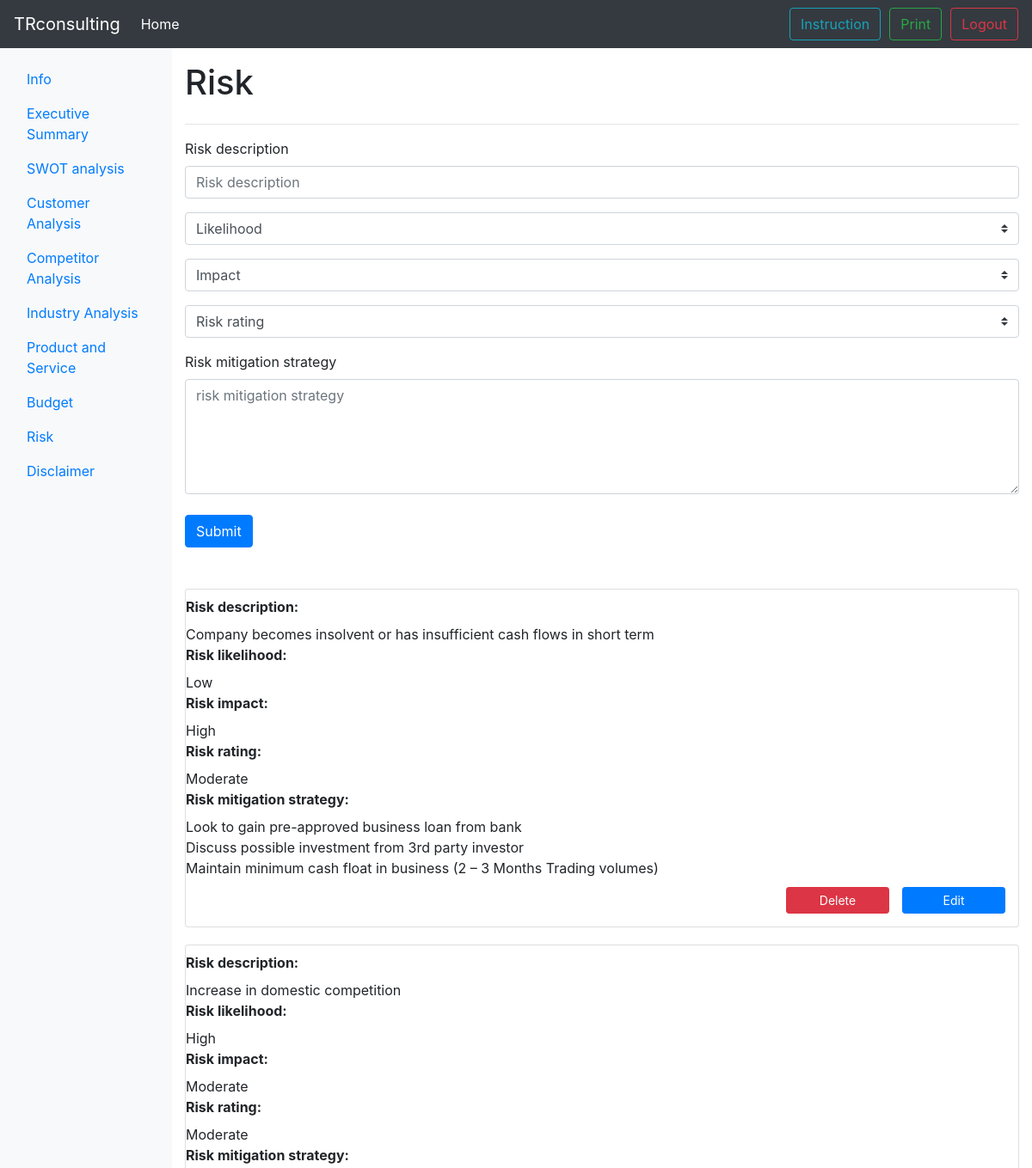
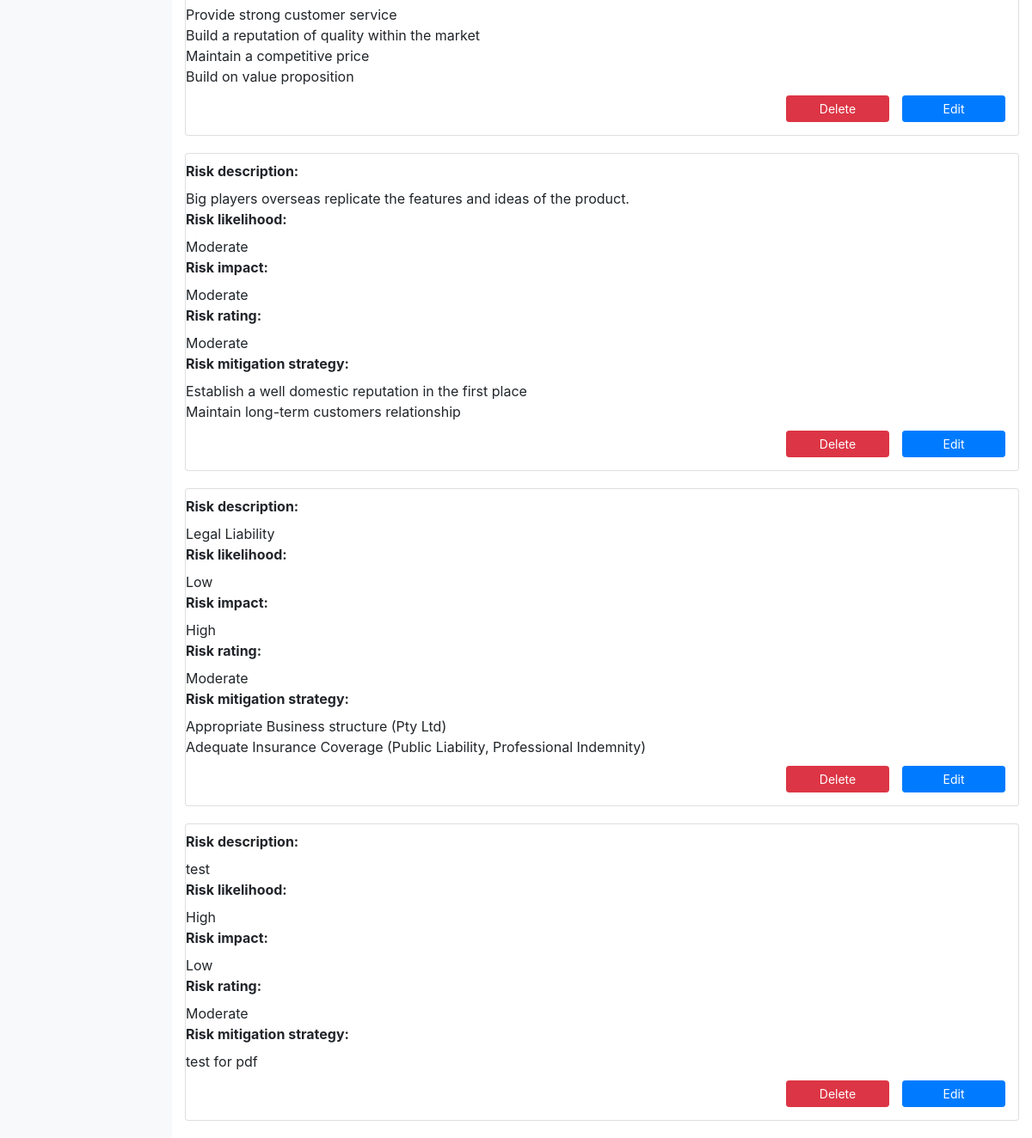
The page /1/risk (signed in) on the database its author committed (2 pictures, top to bottom).
### tables this page shows
CREATE TABLE RISK(pid INTEGER, did INTEGER PRIMARY KEY, des TEXT NOT NULL, likelihood VARCHAR NOT NULL, impact VARCHAR NOT NULL, rating VARCHAR NOT NULL, strat TEXT NOT NULL);

### bpb.py (the view)
@app.route('/<int:pid>/risk',methods=['GET','POST'])
def risk(pid):
	if 'logged_in' in session:
		if (session['logged_in'] == True):
			if request.method == 'GET':
				data = db_func.select_risk('risk',pid)
				return render_template('risk.html', data=data)
			if request.method == 'POST':
				des = request.form['des']
				likelihood = request.form['likelihood']
				impact = request.form['impact']
				rating = request.form['rating']
				strat = request.form['strat']
				db_func.insert_risk('risk',pid,des,likelihood,impact,rating,strat)
				flash('successfully insert !')
				return redirect('/%d/risk' % pid)
		else:
			return redirect(url_for('login'))
	else:
		return redirect(url_for('login'))

### db_func.py (called while the page is built)
def select_risk(table,pid):
	conn = sqlite3.connect('test.db')
	c = conn.cursor()
	c.execute('''SELECT * FROM '%s' WHERE pid='%d' ''' % (table,pid))
	content = c.fetchall()
	conn.commit()
	conn.close()
	return content

### templates/risk.html (shortened to what this page needs)
{% extends "layout.html" %}
{% block main %}
<main class="col-sm-9 ml-sm-auto col-md-10 pt-3" role="main">
  <h1>Risk</h1>
  <section class="row placeholders">
    <div class="container">
      <hr>
      <form class="form" method="post">
        <label for="risk_d">Risk description</label>
        <input id="risk_d" name="des" class="form-control" placeholder="Risk description" required>
        <select name='likelihood' class="custom-select d-block my-3" required>
          <option value="">Likelihood</option>
        </select>
        <select name='impact' class="custom-select d-block my-3" required>
          <option value="">Impact</option>
        </select>
        <select name='rating' class="custom-select d-block my-3" required>
          <option value="">Risk rating</option>
        </select>
        <label for="strategy">Risk mitigation strategy</label>
        <textarea name='strat' rows="5" id="strategy" name="strategy" class="form-control" placeholder="risk mitigation strategy" required></textarea>
        <br>
        <input class="btn btn-primary" method = "post" type="submit"></input>
      </form>
    </div>
  </section>
  <br>
  <br>
  <section>
    <div class="streamOfParts">
      {% if data %}
      {% for i in data %}
      <div class="card" style="margin-bottom: 20px;">
        <label style='font-weight:bold;'>Risk description:</label>
        <div style="white-space: pre-line" class="streamDes">{{ i[2] }}</div>
        <label style='font-weight:bold;'>Risk likelihood:</label>
        <div style="white-space: pre-line" class="streamLikelihood">{{ i[3] }}</div>
        <label style='font-weight:bold;'>Risk impact:</label>
        <div style="white-space: pre-line" class="streamImpact">{{ i[4] }}</div>
        <label style='font-weight:bold;'>Risk rating:</label>
        <div style="white-space: pre-line" class="streamRating">{{ i[5] }}</div>
        <label style='font-weight:bold;'>Risk mitigation strategy:</label>
        <div style="white-space: pre-line" class="streamStrat">{{ i[6] }}</div>
        <div align="right" style="margin-bottom: 15px;">
          <input type="button" class="btn btn-primary btn-sm" data-toggle="modal" data-target="#editModal" onclick="loadRisk(this)" style="margin-right: 15px;margin-top:10px;float:right;width: 120px;" value="Edit"></input>
          <input type="button" class="btn btn-sm btn-danger" data-toggle="modal" onclick="deleteFunction(this)" style="margin-right: 15px;margin-top:10px;float:right;width: 120px;" value="Delete" data-target="#delConfirm"> </input>
        </div>
      </div>
      {% endfor %}
      {% endif %}
    </div>
  </section>
</main>
{% endblock %}

### rows shown on the page
RISK: des "Company becomes insolvent or has insufficient cash flows in short term", likelihood "Low", impact "High", rating "Moderate", strat "Look to gain pre-approved business loan from bank Discuss possible investment from 3rd party investor Maintain minimum cash float in business (2 – 3 Months Trading volumes)"
RISK: des "Increase in domestic competition", likelihood "High", impact "Moderate", rating "Moderate", strat "Provide strong customer service Build a reputation of quality within the market Maintain a competitive price Build on value proposition"
RISK: des "Big players overseas replicate the features and ideas of the product.", likelihood "Moderate", impact "Moderate", rating "Moderate", strat "Establish a well domestic reputation in the first place Maintain long-term customers relationship"
RISK: des "Legal Liability", likelihood "Low", impact "High", rating "Moderate", strat "Appropriate Business structure (Pty Ltd) Adequate Insurance Coverage (Public Liability, Professional Indemnity)"
RISK: des "test", likelihood "High", impact "Low", rating "Moderate", strat "test for pdf"
